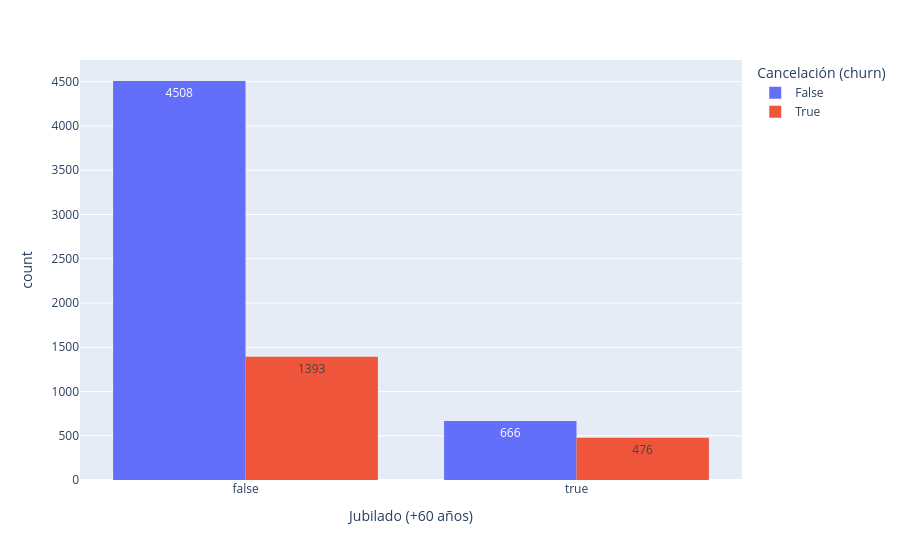

Notebook code for this chart:
### Code cell
# Según la edad
px.histogram(telecom, x = 'Jubilado (+60 años)', text_auto = True, color = 'Cancelación (churn)', barmode = 'group')

### Figure 1 — Plotly figure (JSON) as saved in the notebook; plotly's stock layout.template omitted (floating-point values rounded to 4 significant figures; data arrays with more than 128 entries replaced by an {"elided": "..."} marker saying what was removed)
{"data": [{"alignmentgroup": "True", "bingroup": "x", "hovertemplate": "Cancelación (churn)=False<br>Jubilado (+60 años)=%{x}<br>count=%{y}<extra></extra>", "legendgroup": "False", "marker": {"color": "#636efa", "pattern": {"shape": ""}}, "name": "False", "offsetgroup": "False", "orientation": "v", "showlegend": true, "texttemplate": "%{value}", "type": "histogram", "x": {"elided": "5174 bool values"}, "xaxis": "x", "yaxis": "y"}, {"alignmentgroup": "True", "bingroup": "x", "hovertemplate": "Cancelación (churn)=True<br>Jubilado (+60 años)=%{x}<br>count=%{y}<extra></extra>", "legendgroup": "True", "marker": {"color": "#EF553B", "pattern": {"shape": ""}}, "name": "True", "offsetgroup": "True", "orientation": "v", "showlegend": true, "texttemplate": "%{value}", "type": "histogram", "x": {"elided": "1869 bool values"}, "xaxis": "x", "yaxis": "y"}], "layout": {"barmode": "group", "legend": {"title": {"text": "Cancelación (churn)"}, "tracegroupgap": 0}, "margin": {"t": 60}, "xaxis": {"anchor": "y", "domain": [0, 1], "title": {"text": "Jubilado (+60 años)"}}, "yaxis": {"anchor": "x", "domain": [0, 1], "title": {"text": "count"}}}}
